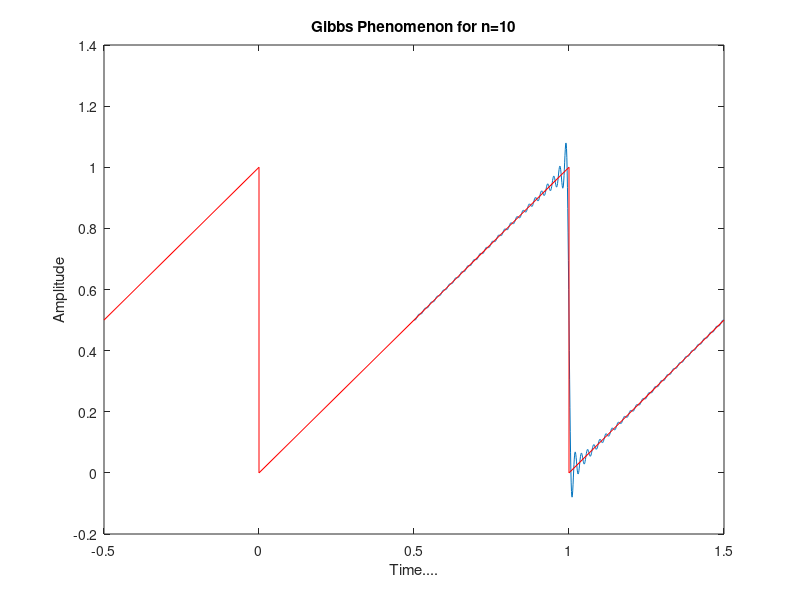

Write the MATLAB code that produced this figure.
%MATLAB CODE
%Gibb's phenomenon of saw tooth wave

t=0.5:0.001:1.5;
T=1;
C0=0.5;
n=50; %Number of Harmonic components
ft=C0;
for i=1:n,
    ft=ft-2/(2*pi*i)*sin(2*pi*i*t/T);
end
plot(t,ft); %plot the sum of fourier Components
xlabel('Time....');
ylabel('Amplitude');
title('Gibbs Phenomenon for n=10');
hold on;
t=[-0.5 0 0 1 1 1.5];
ft=[0.5 1 0 1 0 0.5];
plot(t,ft,'r'); %plot the orginal saw tooth wave
hold off;
